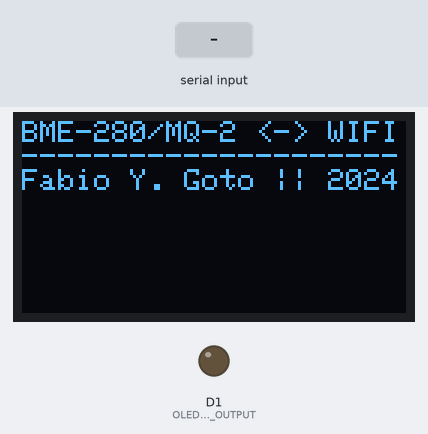
A sketch run on a simulated ESP8266 (NodeMCU). Shown: 128×64 one-colour display, output pins drawn as LEDs (lit = HIGH). The inputs (shaded band) are chosen by the test bench. What the sketch prints to the serial monitor is not drawn.

Above: at 5.3 s.
5.4 s: "1\n" received over the second serial link
At 6.1 s:
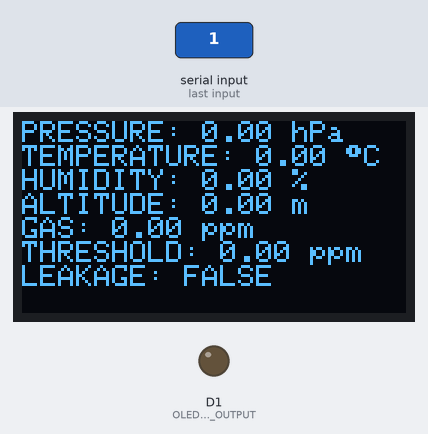
Timing chart, 0 to 8.4 s (numbered marks = the images above; inputs shaded):
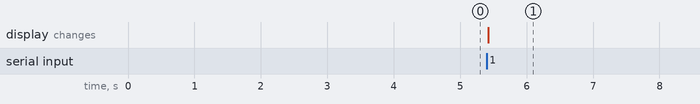

Measured:
- after the input at 5.4 s, the display: changes at once (image 1)

The sketch:

sensor-ubidots-sender.ino
```cpp
// (licence header left out)
#include <Adafruit_GFX.h>
#include <Adafruit_SSD1306.h>
#include <ArduinoJson.h>
#include <AsyncTimer.h>
#include <ESP8266WiFi.h>
#include <SoftwareSerial.h>
#include <Ticker.h>
#include <Wire.h>
#include <Ubidots.h>
#include "pins_arduino.h"
#include "constants.h"
#include "credentials.h"

/* INSTÂNCIAS
 * ------------------------------------------------------------------- */

/**
 * Handler para display OLED.
 *
 * Por padrão, utilizamos a resolução 128x64.
 */
Adafruit_SSD1306 OLED(OLED_H_RESOLUTION, OLED_V_RESOLUTION);

/**
 * Instância do geranciador de timer assíncrono.
 */
AsyncTimer ASYNC_TIMER;

/**
 * Handler para documento JSON a ser recebido.
 */
JsonDocument DOCUMENT;

/**
 * Instância de SoftwareSerial para recepção de dados.
 */
SoftwareSerial SERIAL_HANDLER(SERIAL_RX_PIN, SERIAL_TX_PIN);

/**
 * Instância do cliente Ubidots, também gerencia a conexão WiFi.
 */
Ubidots UBIDOTS(UBIDOTS_TOKEN, UBI_HTTP);

/* GLOBAIS
 * ------------------------------------------------------------------- */

/**
 * Handler para erro de serialização de JSON recebido.
 */
DeserializationError JSON_SERIALIZE_ERROR;

/**
 * Se os dados do sensor foram inicializados.
 */
boolean INITIALIZED = false;

/**
 * Buffer para o caractere sendo lido no momento.
 */
char READ_CHAR;

/**
 * Armazena em texto o conteúdo do buffer de leitura serial para envio.
 */
String RECEIVED_DATA = "";

/**
 * Temperatura indicada pelo sensor.
 */
float SENSOR_TEMPERATURE = 0.0;

/**
 * Pressão detectada pelo sensor.
 */
float SENSOR_PRESSURE = 0.0;

/**
 * Altitude indicada pelo sensor.
 */
float SENSOR_ALTITUDE = 0.0;

/**
 * Umidade indicada pelo sensor.
 */
float SENSOR_HUMIDITY = 0.0;

/**
 * Nível de gás/fumaça indicado pelo sensor.
 */
float SENSOR_GAS_LEVEL = 0.0;

/**
 * Limiar de nível de gás/fumaça para detecção.
 */
float SENSOR_GAS_LEVEL_THRESHOLD = 0.0;

/**
 * Se o gás/fumaça foi detectado.
 */
boolean SENSOR_GAS_DETECTED = false;

/**
 * Buffer para armazenar os dados recebidos via serial.
 */
char SERIAL_BUFFER[512];

/**
 * Índice do buffer de leitura serial.
 */
int SERIAL_BUFFER_INDEX = 0;

/**
 * Se o buffer de envio via serial foi enviado, utilizado para trigger
 * inicial de envio para a Ubidots.
 */
boolean SERIAL_BUFFER_SENT = false;

/* LIFECYCLE
 * ------------------------------------------------------------------- */

void setup() {
  initializeOLEDDisplay();
  delay(100);

  initializeSerial();
  delay(100);

  initializeSoftwareSerial();
  delay(100);

  awaitForSerialCommunication();
  delay(100);

  initializeUbidots();
  delay(100);

  ASYNC_TIMER.setTimeout(
    submitDataToUbidots,
    HTTP_REQUEST_INTERVAL_IN_SECONDS * 1000
  );
}

void loop() {
  captureAndParseData();

  ASYNC_TIMER.handle();
}

/* INICIALIZAÇÃO
 * ------------------------------------------------------------------- */

/**
 * Aguarda pela inicialização da comunicação serial, e imprime
 * mensagem de inicialização.
 */
void awaitForSerialCommunication() {
  while (!Serial) {
    delay(100);
  }

  while (!SERIAL_HANDLER) {
    delay(100);
  }

  Serial.println("BME-280 / MQ-2 Data Sender");
  Serial.println("----------------------------------------");
  Serial.println("Author:  Fabio Y. Goto");
  Serial.println("Version: 1.0.0");
  Serial.println("----------------------------------------");
}

/**
 * Inicializa comunicação com display OLED (opcional).
 */
void initializeOLEDDisplay() {
  pinMode(OLED_PIN_INPUT, INPUT);
  pinMode(OLED_PIN_OUTPUT, OUTPUT);

  // Inicializa a comunicação com o display OLED no endereço I2C 0x3C
  OLED.begin(SSD1306_SWITCHCAPVCC, 0x3C);
  OLED.clearDisplay();
  OLED.setTextColor(WHITE);

  // Exibe mensagem de inicialização
  OLED.setTextSize(1);
  OLED.setCursor(0, 0);

  // Utiliza Extended ASCII
  OLED.cp437(true);

  OLED.println("BME-280/MQ-2 <-> WIFI");
  OLED.println("---------------------");
  OLED.println("Fabio Y. Goto || 2024");
  OLED.display();

  delay(2000);
  OLED.clearDisplay();
}

/**
 * Inicializa a comunicação serial nativa, para debug via USB.
 */
void initializeSerial() {
  Serial.begin(SERIAL_SPEED);
  Serial.flush();
}

/**
 * Inicializa o necessário para uso de `SoftwareSerial`.
 */
void initializeSoftwareSerial() {
  pinMode(SERIAL_RX_PIN, INPUT);
  pinMode(SERIAL_TX_PIN, OUTPUT);
  SERIAL_HANDLER.begin(SERIAL_SPEED);
  SERIAL_HANDLER.flush();
}

/**
 * Initializa a conexão com WiFi e serviço Ubidots.
 */
void initializeUbidots() {
  UBIDOTS.wifiConnect(WIFI_SSID, WIFI_PASS);
  Serial.println("----------------------------------------");
  Serial.println("Connected to WiFi");
  Serial.println("----------------------------------------");
}

/* HELPERS
 * ------------------------------------------------------------------- */

/**
 * Captura e analisa os dados recebidos via serial, para então executar
 * as ações necessárias.
 *
 * Importante: por conta da captura contínua de dados, precisamos que
 * todas as funções relacionadas à impressão e envio de dados sejam
 * executadas dentro do laço.
 *
 * Isso é necessário para garantir que os dados sejam devidamente
 * impressos, sem perda de informações, uma vez que executar os métodos
 * fora pode resultar em perda de dados.
 */
void captureAndParseData() {
  while (SERIAL_HANDLER.available() > 0) {
    READ_CHAR = SERIAL_HANDLER.read();
    SERIAL_BUFFER[SERIAL_BUFFER_INDEX++] = READ_CHAR;

    RECEIVED_DATA += READ_CHAR;

    if (READ_CHAR == '\n') {
      deserializeData();
      printDataToSerial();
      printDataToOLED();
      clearBuffer();
    }
  }
}

/**
 * Limpa o buffer de leitura serial.
 */
void clearBuffer() {
  RECEIVED_DATA = "";
  memset(SERIAL_BUFFER, 0, sizeof(SERIAL_BUFFER));
  SERIAL_BUFFER_INDEX = 0;
}

/**
 * Deserializa os dados recebidos em RECEIVED, armazenando em DOCUMENT.
 */
void deserializeData() {
  JSON_SERIALIZE_ERROR = deserializeJson(DOCUMENT, RECEIVED_DATA);

  if (JSON_SERIALIZE_ERROR) {
    Serial.print("Failed to deserialize JSON: ");
    Serial.println(JSON_SERIALIZE_ERROR.c_str());
  } else {
    INITIALIZED = true;
  }
}

/**
 * Imprime os dados do buffer serial no display OLED.
 */
void printDataToOLED() {
  SENSOR_TEMPERATURE          = DOCUMENT["temperature"];
  SENSOR_PRESSURE             = DOCUMENT["pressure"];
  SENSOR_ALTITUDE             = DOCUMENT["altitude"];
  SENSOR_HUMIDITY             = DOCUMENT["humidity"];
  SENSOR_GAS_LEVEL            = DOCUMENT["gas_level"];
  SENSOR_GAS_LEVEL_THRESHOLD  = DOCUMENT["gas_level_threshold"];
  SENSOR_GAS_DETECTED         = DOCUMENT["gas_detected"];

  OLED.clearDisplay();
  OLED.setCursor(0, 0);
  OLED.setTextSize(1);

  if (JSON_SERIALIZE_ERROR) {
    OLED.println("AWAITING DATA...");
  } else {
    OLED.println("PRESSURE: " + String(SENSOR_PRESSURE) + " hPa");
    OLED.print("TEMPERATURE: " + String(SENSOR_TEMPERATURE) + " ");
    OLED.print((char) 248); // ° 👈🫠
    OLED.println("C");
    OLED.println("HUMIDITY: " + String(SENSOR_HUMIDITY) + " %");
    OLED.println("ALTITUDE: " + String(SENSOR_ALTITUDE) + " m");
    OLED.println("GAS: " + String(SENSOR_GAS_LEVEL) + " ppm");
    OLED.println("THRESHOLD: " + String(SENSOR_GAS_LEVEL_THRESHOLD) + " ppm");
    OLED.print("LEAKAGE: ");
    if (SENSOR_GAS_DETECTED) {
      OLED.println("TRUE");
    } else {
      OLED.println("FALSE");
    }
  }
  OLED.display();
}

/**
 * Imprime os dados recebidos via serial.
 */
void printDataToSerial() {
  Serial.write(SERIAL_BUFFER, SERIAL_BUFFER_INDEX);
}

/**
 * Realiza o envio de dados recebidos no buffer para o serviço da Ubidots.
 */
void submitDataToUbidots() {
  if (JSON_SERIALIZE_ERROR) {
    Serial.println("Failed to serialize JSON, skipping...");
  } else {
    UBIDOTS.add("temperature", SENSOR_TEMPERATURE);
    UBIDOTS.add("pressure", SENSOR_PRESSURE);
    UBIDOTS.add("altitude", SENSOR_ALTITUDE);
    UBIDOTS.add("humidity", SENSOR_HUMIDITY);
    UBIDOTS.add("gas_level", SENSOR_GAS_LEVEL);
    UBIDOTS.add("gas_level_threshold", SENSOR_GAS_LEVEL_THRESHOLD);
    UBIDOTS.add("gas_detected", SENSOR_GAS_DETECTED);
    UBIDOTS.send();
  }

  ASYNC_TIMER.setTimeout(
    submitDataToUbidots,
    HTTP_REQUEST_INTERVAL_IN_SECONDS * 1000
  );
}
```

constants.h
```cpp
// (licence header left out)
#include "pins_arduino.h"

/* SERIAL
 * ------------------------------------------------------------------- */

/**
 * Velocidade utilizada para leitura de informações via protocolo
 * serial RS232.
 */
const long SERIAL_SPEED = 9600L;

/**
 * Endereço do pino utilizado para a transmissão de dados, utilizando a
 * biblioteca SoftwareSerial.
 *
 * O motivo de utilizarmos este pino, ao invés de TX, está documentado
 * no texto principal do assignment.
 */
const int SERIAL_TX_PIN = D7;

/**
 * Endereço do pino utilizado para receber os dados, utilizando a
 * biblioteca SoftwareSerial.
 *
 * O motivo de utilizarmos este pino, ao invés de RX, está documentado
 * no texto principal do assignment.
 */
const int SERIAL_RX_PIN = D6;

/* COMUNICAÇÃO
 * ------------------------------------------------------------------- */

/**
 * Intervalo de tempo, em segundos, entre cada requisição no Ubidots.
 */
const int HTTP_REQUEST_INTERVAL_IN_SECONDS = 2;

/* OLED
 * ------------------------------------------------------------------- */

/**
 * Endereço utilizado para a entrada de dados no display OLED.
 */
const int OLED_PIN_INPUT = D2;

/**
 * Endereço utilizado para a saída de dados no display OLED.
 */
const int OLED_PIN_OUTPUT = D1;

/**
 * Resolução horizontal do display OLED.
 */
const int OLED_H_RESOLUTION = 128;

/**
 * Resolução vertical do display OLED.
 */
const int OLED_V_RESOLUTION = 64;
```

credentials.h
```cpp
// (licence header left out)
/* WIFI
 * ------------------------------------------------------------------- */

/**
 * SSID da rede WiFi.
 *
 * IMPORTANTE: o ESP8266 não se conecta a redes WiFi 5GHz.
 */
const char *WIFI_SSID = "SSID_DA_REDE";

/**
 * Senha da rede WiFi.
 */
const char *WIFI_PASS = "SENHA_DA_REDE";

/* UBIDOTS
 * ------------------------------------------------------------------- */

/**
 * Chave de API para comunicação com a plataforma Ubidots.
 */
const char *UBIDOTS_TOKEN = "COLOQUE_O_SEU_TOKEN_AQUI";
```
